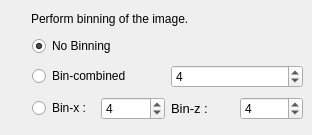
             <widget class="QWidget" name="tab_bin">
              <attribute name="title">
               <string>Bin</string>
              </attribute>
              <widget class="QLabel" name="label_52">
               <property name="geometry">
                <rect>
                 <x>148</x>
                 <y>32</y>
                 <width>111</width>
                 <height>17</height>
                </rect>
               </property>
               <property name="text">
                <string>&lt;html&gt;&lt;head/&gt;&lt;body&gt;&lt;p&gt;&lt;span style=&quot; font-size:10pt;&quot;/&gt;&lt;/p&gt;&lt;/body&gt;&lt;/html&gt;</string>
               </property>
              </widget>
              <widget class="QLabel" name="label_6">
               <property name="geometry">
                <rect>
                 <x>31</x>
                 <y>11</y>
                 <width>184</width>
                 <height>16</height>
                </rect>
               </property>
               <property name="text">
                <string>Perform binning of the image. </string>
               </property>
              </widget>
              <widget class="QWidget" name="layoutWidget">
               <property name="geometry">
                <rect>
                 <x>32</x>
                 <y>33</y>
                 <width>271</width>
                 <height>93</height>
                </rect>
               </property>
               <layout class="QVBoxLayout" name="verticalLayout">
                <item>
                 <widget class="QRadioButton" name="radioButton_nobin">
                  <property name="text">
                   <string>No Binning</string>
                  </property>
                  <property name="checked">
                   <bool>true</bool>
                  </property>
                  <attribute name="buttonGroup">
                   <string notr="true">buttonGroup_2</string>
                  </attribute>
                 </widget>
                </item>
                <item>
                 <layout class="QHBoxLayout" name="horizontalLayout_3">
                  <item>
                   <widget class="QRadioButton" name="radioButton_bin_comb">
                    <property name="text">
                     <string>Bin-combined</string>
                    </property>
                    <property name="checked">
                     <bool>false</bool>
                    </property>
                    <attribute name="buttonGroup">
                     <string notr="true">buttonGroup_2</string>
                    </attribute>
                   </widget>
                  </item>
                  <item>
                   <widget class="QSpinBox" name="spinBox_bin_comb">
                    <property name="value">
                     <number>4</number>
                    </property>
                   </widget>
                  </item>
                 </layout>
                </item>
                <item>
                 <layout class="QHBoxLayout" name="horizontalLayout_2">
                  <item>
                   <widget class="QRadioButton" name="radioButton_bin_indiv">
                    <property name="text">
                     <string>Bin-x :</string>
                    </property>
                    <attribute name="buttonGroup">
                     <string notr="true">buttonGroup_2</string>
                    </attribute>
                   </widget>
                  </item>
                  <item>
                   <widget class="QSpinBox" name="spinBox_bin_x">
                    <property name="value">
                     <number>4</number>
                    </property>
                   </widget>
                  </item>
                  <item>
                   <widget class="QLabel" name="label_5">
                    <property name="text">
                     <string>&lt;html&gt;&lt;head/&gt;&lt;body&gt;&lt;p&gt;&lt;span style=&quot; font-size:10pt;&quot;&gt;Bin-z :&lt;/span&gt;&lt;/p&gt;&lt;/body&gt;&lt;/html&gt;</string>
                    </property>
                   </widget>
                  </item>
                  <item>
                   <widget class="QSpinBox" name="spinBox_bin_z">
                    <property name="singleStep">
                     <number>1</number>
                    </property>
                    <property name="value">
                     <number>4</number>
                    </property>
                   </widget>
                  </item>
                 </layout>
                </item>
               </layout>
              </widget>
             </widget>
